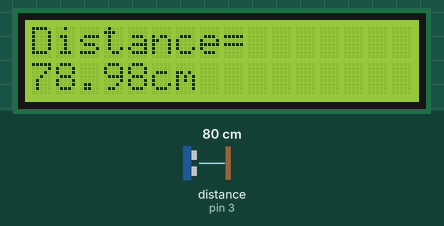
This sketch was run on a simulated Arduino Uno, built with avr-gcc and run on an emulated ATmega328P. Parts: 16×2 character LCD. Wiring (inferred from the names in the program): ultrasonic range finder: trigger pin 12; echo pin 3. The inputs (shaded band) are chosen by the test bench; at power-on: distance to the obstacle (sensor on pin 3) 80 cm. The echo pulse lasts 58.3 µs per cm; what the sketch prints to the serial monitor is not drawn.

Above: at 1.2 s.
1.3 s: distance to the obstacle (sensor on pin 3) set to 2 cm
At 1.9 s:
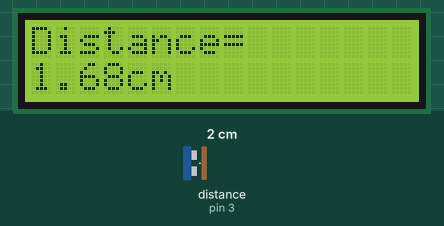
4.4 s: distance to the obstacle (sensor on pin 3) set to 4 cm
At 5.1 s:
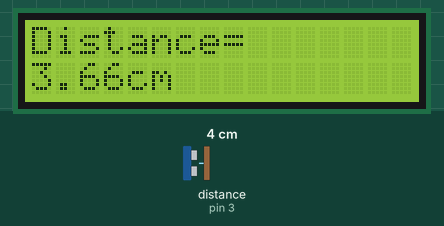
6.2 s: distance to the obstacle (sensor on pin 3) set to 9 cm
At 6.6 s:
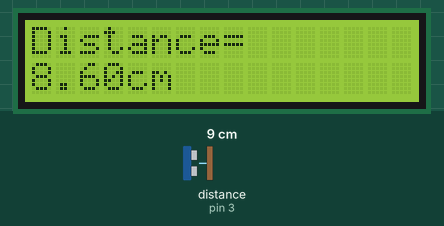
Timing chart, 0 to 9.2 s (numbered marks = the images above; inputs shaded):
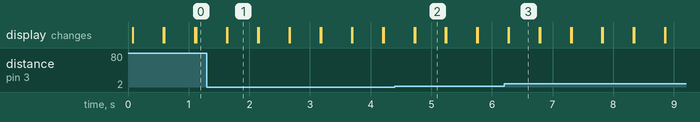

The sketch:

ultrasonic-lcd.ino
```cpp
#include <LiquidCrystal.h>
LiquidCrystal lcd(2, 9, 4, 5, 6, 7);
int trig = 12;
int echo = 3;
long pulse_length;
void setup() {
  //set display dimensions *16 columns, 2 rows
  lcd.begin(16, 2);
  pinMode(echo, INPUT);
  pinMode(trig, OUTPUT);
  Serial.begin(9600);
}

void loop() {
  digitalWrite(trig, LOW);
  delay(10);

  //send pulse
  digitalWrite(trig, HIGH);
  delayMicroseconds(10);
  digitalWrite(trig, LOW);

  //calcuate length of pulse
  pulse_length = pulseIn(echo, HIGH);
  float distance = pulse_length * 0.017;
  Serial.println(distance);
  //print distance on lcd display
  lcd.print("Distance= ");
  lcd.setCursor(0, 1);
  lcd.print(distance);
  lcd.print("cm");
  delay(500);
  lcd.clear();
}
```

Measured:
- after the input at 1.3 s, the display: first differs from a run without the input after 0.34 s (image 1)
- after the input at 4.4 s, the display: first differs from a run without the input after 0.33 s (image 2)
- after the input at 6.2 s, the display: first differs from a run without the input after 0.08 s (image 3)
- what the display in image 1 shows lasts 0.5 s, from 1.6 s to 2.1 s
